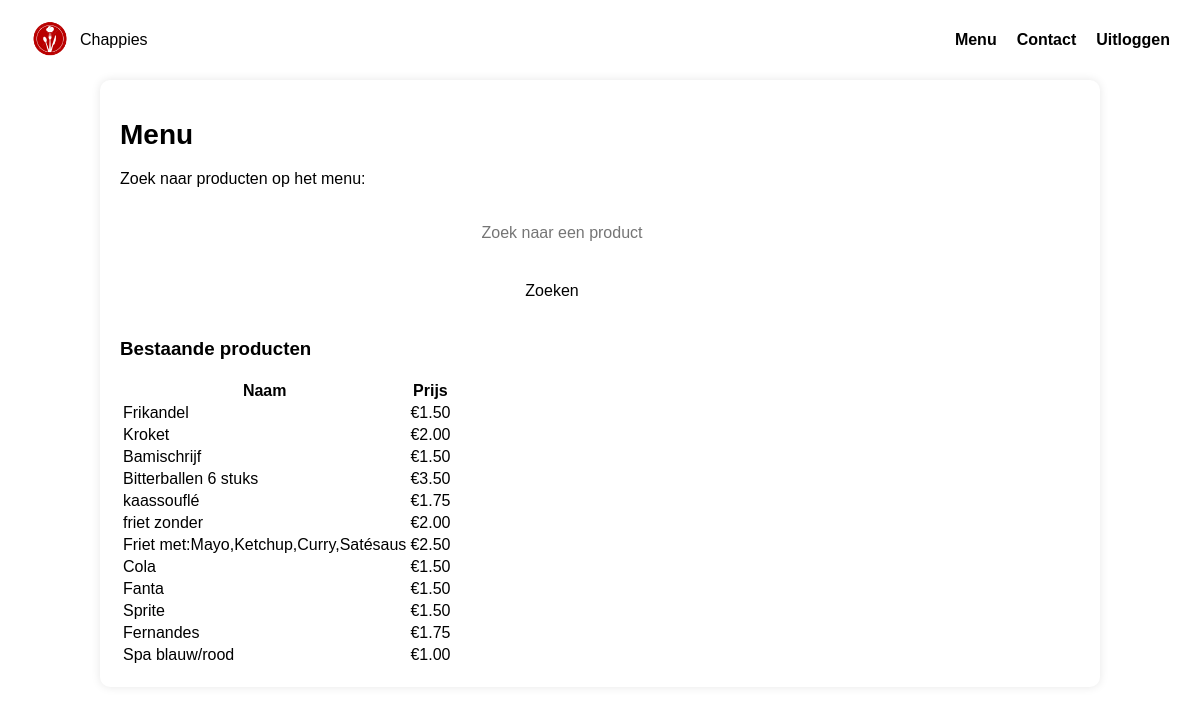
Page /Menu.php on the committed database.
### tables this page shows
CREATE TABLE `Menu` (
  `id` int(11) NOT NULL,
  `naam` text NOT NULL,
  `prijs` decimal(10,2) NOT NULL
);

### Menu.php (the view, shortened to what this page needs)
<?php
$host = "mysql_db";
$dbname = "Restaurant";
$username = "root";
$password = "rootpassword";
try {
    $conn = new PDO("mysql:host=$host;dbname=$dbname;charset=utf8", $username, $password);
    $conn->setAttribute(PDO::ATTR_ERRMODE, PDO::ERRMODE_EXCEPTION);
} catch (PDOException $e) {
    die("Verbinding mislukt: " . $e->getMessage());
}
$searchTerm = '';
if (!empty($searchTerm)) {
    $stmt = $conn->prepare("SELECT * FROM Menu WHERE naam LIKE :searchTerm");
    $stmt->execute([':searchTerm' => '%' . $searchTerm . '%']);
} else {
    $stmt = $conn->query("SELECT * FROM Menu");
}
$producten = $stmt->fetchAll(PDO::FETCH_ASSOC);
?>
<!DOCTYPE html>
<html lang="en">
<head>
    <link rel="stylesheet" href="Chappies.css?v=<?php echo time(); ?>">
</head>
<body>
<header>
    <div class="logo">
        <a href="Index.php">
            <img src="images/pngtree-food-logo-png-image_8239850.png" alt="Chappies Logo">
        </a>
        <span>Chappies</span>
    </div>
    <nav>
        <ul>
            <li><a href="Menu.php">Menu</a></li>
            <li><a href="Contact.php">Contact</a></li>
            <li><a href="Uitlog.php">Uitloggen</a></li>
        </ul>
    </nav>
</header>
<div class="container">
    <h1>Menu</h1>
    <p>Zoek naar producten op het menu:</p>
    <form method="POST">
        <input type="text" name="search" value="<?= htmlspecialchars($searchTerm) ?>" placeholder="Zoek naar een product" class="styling-form">
        <button type="submit" class="styling-form">Zoeken</button>
    </form>
    <h3>Bestaande producten</h3>
    <table class="styling-table">
        <tr>
            <th>Naam</th>
            <th>Prijs</th>
        </tr>
        <?php if (!empty($producten)): ?>
            <?php foreach ($producten as $product): ?>
                <tr>
                    <td><?= htmlspecialchars($product['naam']) ?></td>
                    <td>€<?= htmlspecialchars($product['prijs']) ?></td>
                </tr>
            <?php endforeach; ?>
        <?php else: ?>
            <tr>
                <td colspan="2">Geen producten gevonden</td>
            </tr>
        <?php endif; ?>
    </table>
</div>
</body>
</html>

### Chappies.css (style rules this page uses)
body { font-family: Arial, sans-serif; margin: 0; padding: 0; background-color: #fff; }
header { display: flex; justify-content: space-between; align-items: center; background: white; padding: 15px 30px; }
.logo { display: flex; align-items: center; }
.logo img { height: 40px; margin-right: 10px; }
nav ul { list-style: none; display: flex; gap: 20px; }
nav ul li { display: inline; }
nav ul li a { text-decoration: none; color: black; font-weight: bold; }
.container { width: 80%; margin: auto; background: white; padding: 20px; box-shadow: 0 0 10px rgba(0, 0, 0, 0.1); border-radius: 10px; }
h1 { font-size: 28px; font-weight: bold; }
.styling-form { padding: 10px; margin: 10px 0; width: 300px; border: 1px solid #ccc; border-radius: 5px; }
.styling-form { width: 90%; padding: 10px; margin: 10px 0; border: none; font-size: 16px; text-align: center; background: white; }

### rows in the picture
menu: naam "Frikandel", prijs "1.50"
menu: naam "Kroket", prijs "2.00"
menu: naam "Bamischrijf", prijs "1.50"
menu: naam "Bitterballen 6 stuks", prijs "3.50"
menu: naam "kaassouflé", prijs "1.75"
menu: naam "friet zonder", prijs "2.00"
menu: naam "Friet met:Mayo,Ketchup,Curry,Satésaus", prijs "2.50"
menu: naam "Cola", prijs "1.50"
menu: naam "Fanta", prijs "1.50"
menu: naam "Sprite", prijs "1.50"
menu: naam "Fernandes", prijs "1.75"
menu: naam "Spa blauw/rood", prijs "1.00"
